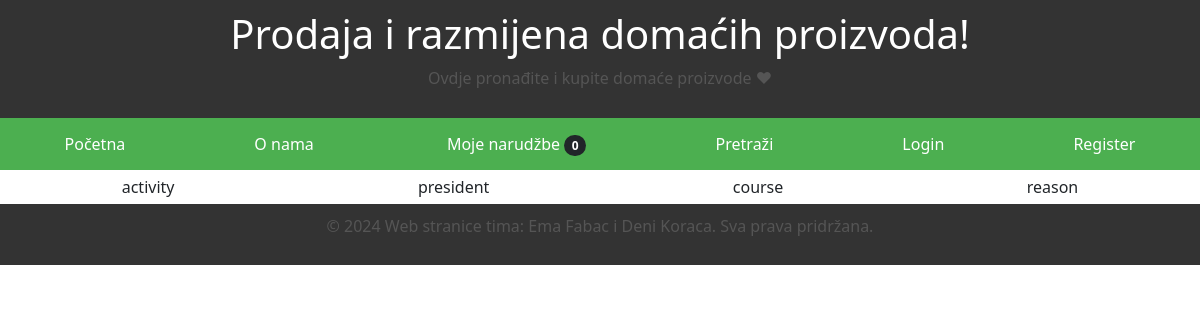
/, run on an earlier commit of the app's database.
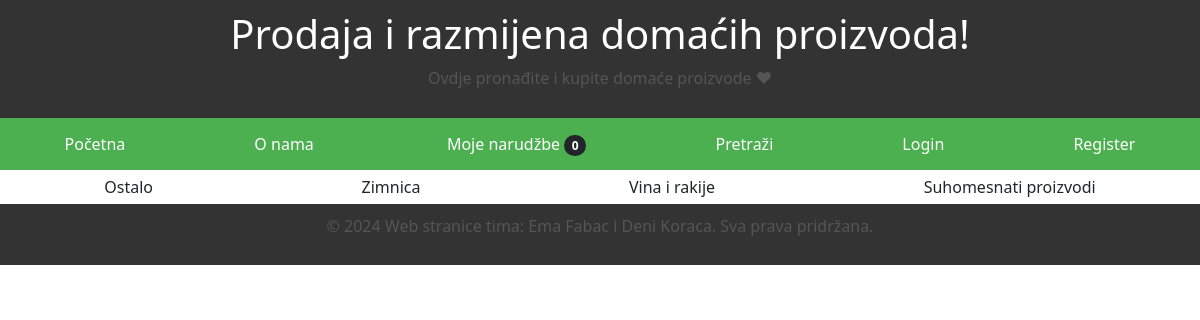
And on a later commit of the database.
### main/models.py (models this page shows, shortened)
class Kategorija(models.Model):
    id_kategorije = models.CharField(max_length=5)
    naziv_kategorije = models.CharField(max_length=100)

### main/views.py (the view)
# urls.py: path('', views.LandingPageView.as_view(), name='landing'),
class LandingPageView(ListView):
    model = Kategorija
    template_name = 'landing.html'
    def get(self, request, *args, **kwargs):
        kate = Kategorija.objects.all()
        return render(request, 'landing.html', {'kate': kate})

### main/cart.py (called while the page is built)
	def __len__ (self):
		return len(self.cart)

### main/context_processors.py (called while the page is built)
def cart(request):
    return {'cart': Cart(request)}

### main/templates/landing.html (shortened to what this page needs)
<!DOCTYPE html>
<html lang="hr">
<head>
    {% load static %}
    <link rel="stylesheet" type="text/css" href="{% static 'style.css' %}">
    <link href="https://cdn.jsdelivr.net/npm/bootstrap@5.0.2/dist/css/bootstrap.min.css" rel="stylesheet">
</head>
<body>
    <header style="position: relative; background-color: #333; color: #fff; padding: 10px;">
        <h1>Prodaja i razmijena domaćih proizvoda! </h1>
        <p>Ovdje pronađite i kupite domaće proizvode &hearts;</p>
    </header>
    <div id="sidebar">
        {% block sidebar %}
        <nav>
            <a href="{% url 'main:landing' %}">Početna</a>
            <a href="/o_nama">O nama</a>
            <a href="/cart">Moje narudžbe<span class="badge bg-dark text-white ms-1 rounded-pill" id="cart_quantity">{{cart|length}}</span>
            </a>
            <a href="/search">Pretraži</a>
            {% if user.is_authenticated %}
            <a href="/mojiproizvodi">Moji Proizvodi</a>
            <a href="/logout">Logout</a>
            {% else %}
            <a href="/login">Login</a>
            <a href="/register">Register</a>
            {%endif%}
        </nav>
        {% endblock %}
    </div>
    <div class="content">
        {% block content %}
        <div id="category-links" class="d-flex flex-wrap justify-content-around">
            {% for kategorija in kate %}
            <a href="{% url 'main:detalji_kategorije' kategorija.id_kategorije %}" style="text-decoration: none; color: inherit;">
                <div style="margin: 5px;">
                    {{ kategorija.naziv_kategorije }}
                </div>
            {% endfor %}
        </div>
        {% endblock %}
    </div>
    <footer>
        <p>&copy; 2024 Web stranice tima: Ema Fabac i Deni Koraca. Sva prava pridržana.</p>
    </footer>
</body>
</html>

### main/static/style.css (style rules this page uses)
* { box-sizing: border-box; margin: 0; padding: 0; }
body { font-family: 'Arial', sans-serif; background-color: #f4f4f4; }
header { background-color: #333; color: #fff; text-align: center; padding: 1em; }
nav { background-color: #4CAF50; overflow: hidden; }
nav a { float: left; display: block; color: white; text-align: center; padding: 14px 16px; text-decoration: none; }
nav { display: flex; justify-content: space-around; }
footer { text-align: center; padding: 10px; background-color: #333; color: #fff; }
p { color: #555; font-size: 16px; line-height: 1.6; margin-bottom: 15px; }

What changed in the data, as far as the page shows it:
changed Kategorija: naziv_kategorije "activity" → "Ostalo"
changed Kategorija: naziv_kategorije "president" → "Zimnica"
changed Kategorija: naziv_kategorije "course" → "Vina i rakije"
changed Kategorija: naziv_kategorije "reason" → "Suhomesnati proizvodi"
